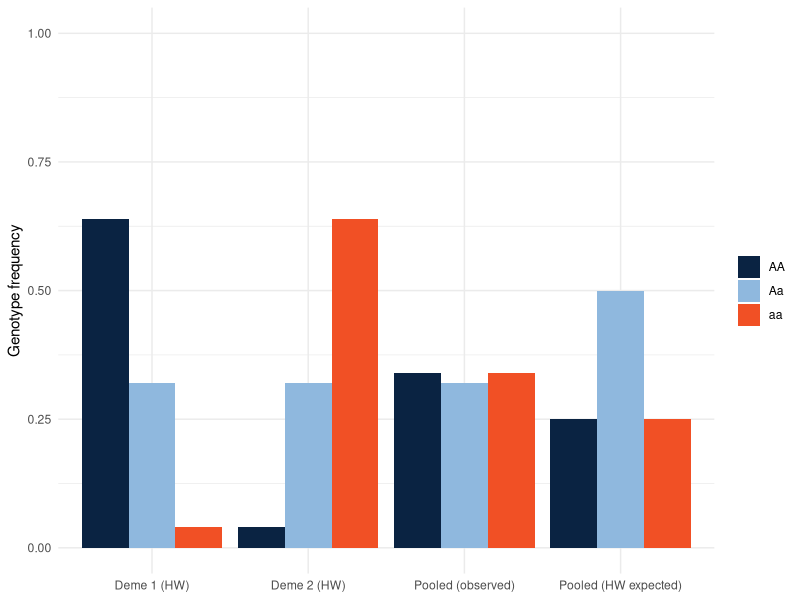

The R source for this figure:
library(ggplot2)

# allele frequency of A in each deme; both demes are internally in HW
p1 <- 0.8
p2 <- 0.2

# Hardy-Weinberg genotype frequencies for a given allele frequency
hw <- function(p) {
  q <- 1 - p
  AA <- p^2
  Aa <- 2 * p * q
  aa <- q^2
  return(c(AA = AA, Aa = Aa, aa = aa))
}

deme1 <- hw(p1)
deme2 <- hw(p2)

# average the two demes as if sampled together in one pooled collection
pooled_observed <- (deme1 + deme2) / 2

# what HW would predict if the pooled sample were a single random-mating population
p_bar <- (p1 + p2) / 2
pooled_expected <- hw(p_bar)

genotypes <- rbind(deme1, deme2, pooled_observed, pooled_expected)
rownames(genotypes) <- c("Deme 1 (HW)", "Deme 2 (HW)",
                          "Pooled (observed)", "Pooled (HW expected)")

# reshape to long format for ggplot
genotypes_df <- data.frame(
  sample = rep(rownames(genotypes), times = ncol(genotypes)),
  genotype = rep(colnames(genotypes), each = nrow(genotypes)),
  frequency = as.vector(genotypes)
)
genotypes_df$sample <- factor(genotypes_df$sample, levels = rownames(genotypes))
genotypes_df$genotype <- factor(genotypes_df$genotype, levels = c("AA", "Aa", "aa"))

wahlund_fig <- ggplot(genotypes_df, aes(x = sample, y = frequency, fill = genotype)) +
  geom_col(position = "dodge") +
  scale_fill_manual(values = c("#0A2342", "#8FB8DE", "#F15025")) +
  ylim(0, 1) +
  labs(x = NULL, y = "Genotype frequency", fill = NULL) +
  theme_minimal()
# pooled Aa < HW-expected Aa: the Wahlund heterozygote deficit

ggsave("wahlund-effect.png", wahlund_fig, width = 6.5, height = 4, dpi = 300)
